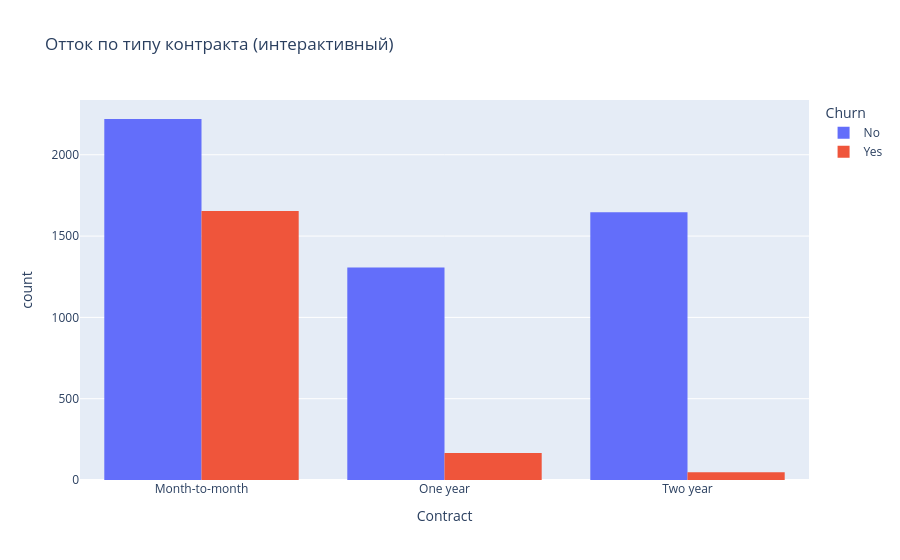

Notebook code cell kept with this figure:
### Code cell
import plotly.express as px
df = pd.read_csv('C:/temp/telco.csv.csv')
fig = px.histogram(df, x='Contract', color='Churn', barmode='group',
                   title='Отток по типу контракта (интерактивный)')
fig.show()

### Figure 1 — Plotly figure (JSON) as saved in the notebook; plotly's stock layout.template omitted (floating-point values rounded to 4 significant figures; data arrays with more than 128 entries replaced by an {"elided": "..."} marker saying what was removed)
{"data": [{"alignmentgroup": "True", "bingroup": "x", "hovertemplate": "Churn=No<br>Contract=%{x}<br>count=%{y}<extra></extra>", "legendgroup": "No", "marker": {"color": "#636efa", "pattern": {"shape": ""}}, "name": "No", "offsetgroup": "No", "orientation": "v", "showlegend": true, "x": {"elided": "5174 str values"}, "xaxis": "x", "yaxis": "y", "type": "histogram"}, {"alignmentgroup": "True", "bingroup": "x", "hovertemplate": "Churn=Yes<br>Contract=%{x}<br>count=%{y}<extra></extra>", "legendgroup": "Yes", "marker": {"color": "#EF553B", "pattern": {"shape": ""}}, "name": "Yes", "offsetgroup": "Yes", "orientation": "v", "showlegend": true, "x": {"elided": "1869 str values"}, "xaxis": "x", "yaxis": "y", "type": "histogram"}], "layout": {"xaxis": {"anchor": "y", "domain": [0.0, 1.0], "title": {"text": "Contract"}}, "yaxis": {"anchor": "x", "domain": [0.0, 1.0], "title": {"text": "count"}}, "legend": {"title": {"text": "Churn"}, "tracegroupgap": 0}, "title": {"text": "Отток по типу контракта (интерактивный)"}, "barmode": "group"}}
